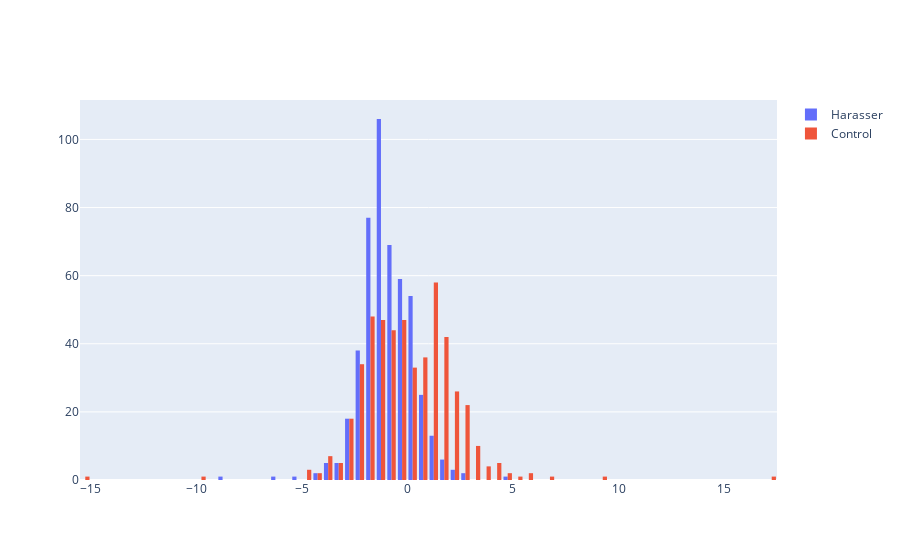

Source (notebook cell):
### Code cell
fig = go.Figure()
fig.add_trace(
    go.Histogram(x=list(harasser_genders.values()), name='Harasser')
)
fig.add_trace(
    go.Histogram(x=list(control_genders.values()), name='Control')
)
fig.show()

### Figure 1 — Plotly figure (JSON) as saved in the notebook; plotly's stock layout.template omitted (floating-point values rounded to 4 significant figures; data arrays with more than 128 entries replaced by an {"elided": "..."} marker saying what was removed)
{"data": [{"name": "Harasser", "type": "histogram", "x": {"elided": "486 float values"}}, {"name": "Control", "type": "histogram", "x": {"elided": "501 float values"}}], "layout": {}}
